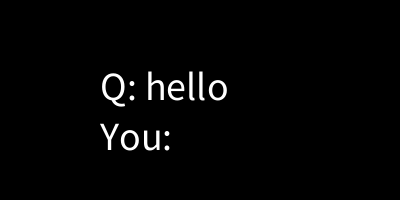
Frame 1 (no input)
Frame 60 (the mouse pressed at the canvas centre just before this capture): identical to frame 1, image omitted
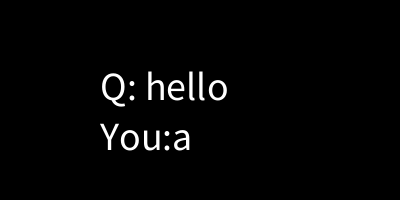
Frame 120 (the mouse held since frame 60 and released just before this capture)

The Processing sketch that drew these frames (run headless with seeded random() and noise(); from frame 60 on, the mouse is pressed at the canvas centre):

// Processing sketch: sketch_210618b
// ── sketch_210618b.pde
void setup(){
 size(400,200);
 textSize(40);
}
String line="";
String Q = "hello";
void draw(){
 background(0);
 text("Q: "+Q,100,100);
 text( "You:"+line,100,150);
}
void mousePressed(){
 line = line + "a"; 
}
